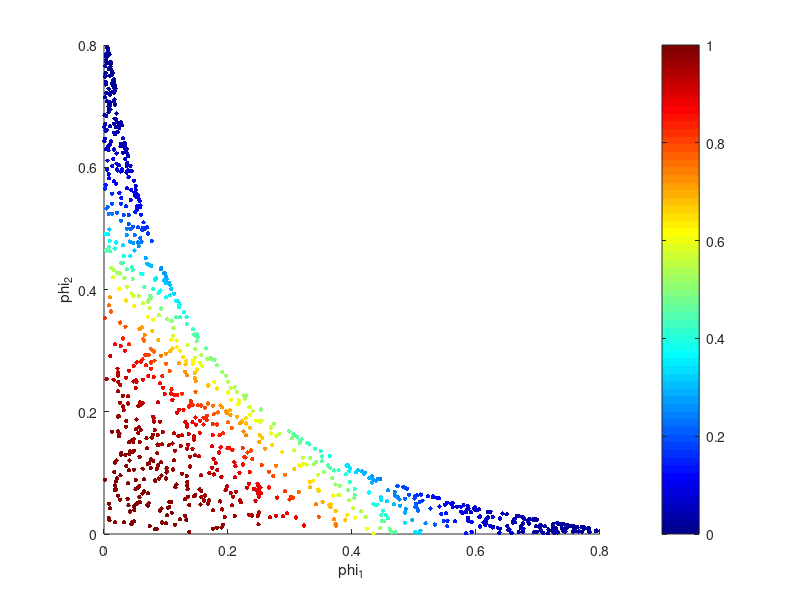

MATLAB code to generate this figure:
clear
data = load('a010_irlsdata.txt','-ASCII');
X = data(:,1:2); C = data(:,3);

%%
% E2 P2 Q1
Red = C;
Gre = ones(length(C),1) - Red;
Blu = zeros(length(C),1);

scatter(X(:,1),X(:,2),25,[Red Gre Blu],'fill');
xlabel('x_1');
ylabel('x_2');
title('Two class data for logistic regression')
%%
% E2 P2 Q2

Ps = [ones(length(X),1), X];
w0 = [0;0;0]

sigmf = @(x) 1./(1+exp(-x))
y = @(x,w) sigmf(w(1) + (w(2).*x(:,1)) + (w(3).*x(:,2)))

% class probabilities before optimization:
y(X,w0)
%%
iters = 10;
w = w0
for i = 1:iters
    R = repmat((y(X,w).*(1-y(X,w))),1,length(X)).*eye(length(X));
    H = Ps'*R*Ps;
    d = Ps'*(y(X,w)-C);
    w = w - inv(H)*d;
end
w

%%
% E2 P2 Q3
cl = y(X,w)
mycolormap = colormap('Jet');
d64 = [0:63]/63; % 
c = interp1(d64, mycolormap,cl);

dotsize = 10;
scatter(X(:,1),X(:,2),dotsize,c,'fill');
xlabel('x_1');
ylabel('x_2');
colorbar;

%%
E_w = -sum(C.*log(y(X,w))+(1-C).*log(1-y(X,w)))
E_w0 = -sum(C.*log(y(X,w0))+(1-C).*log(1-y(X,w0)))

%%
% E2 P2 Q4
s = 0.2;
S = eye(2)*s;
mu1 = [0,0];
mu2 = [1,1];

p1 = mvnpdf(X,mu1,S);
p2 = mvnpdf(X,mu2,S);

scatter(p1,p2,25,[Red Gre Blu],'fill');
xlabel('phi_1');
ylabel('phi_2');

%%
% E2 P2 Q5
F = [p1,p2];
FPs = [ones(length(F),1), F];

iters = 100;
wf = w0
for i = 1:iters
    R = repmat((y(F,wf).*(1-y(F,wf))),1,length(F)).*eye(length(F));
    H = FPs'*R*FPs;
    d = FPs'*(y(F,wf)-C);
    wf = wf - inv(H)*d;
end
wf

cl_f = y(F,wf)
mycolormap = colormap('Jet');
d64 = [0:63]/63; % 
c_f = interp1(d64, mycolormap,cl_f);

dotsize = 10;
scatter(F(:,1),F(:,2),dotsize,c_f,'fill');
xlabel('phi_1');
ylabel('phi_2');
colorbar;

E_wf = -sum(C.*log(y(F,wf))+(1-C).*log(1-y(F,wf)))